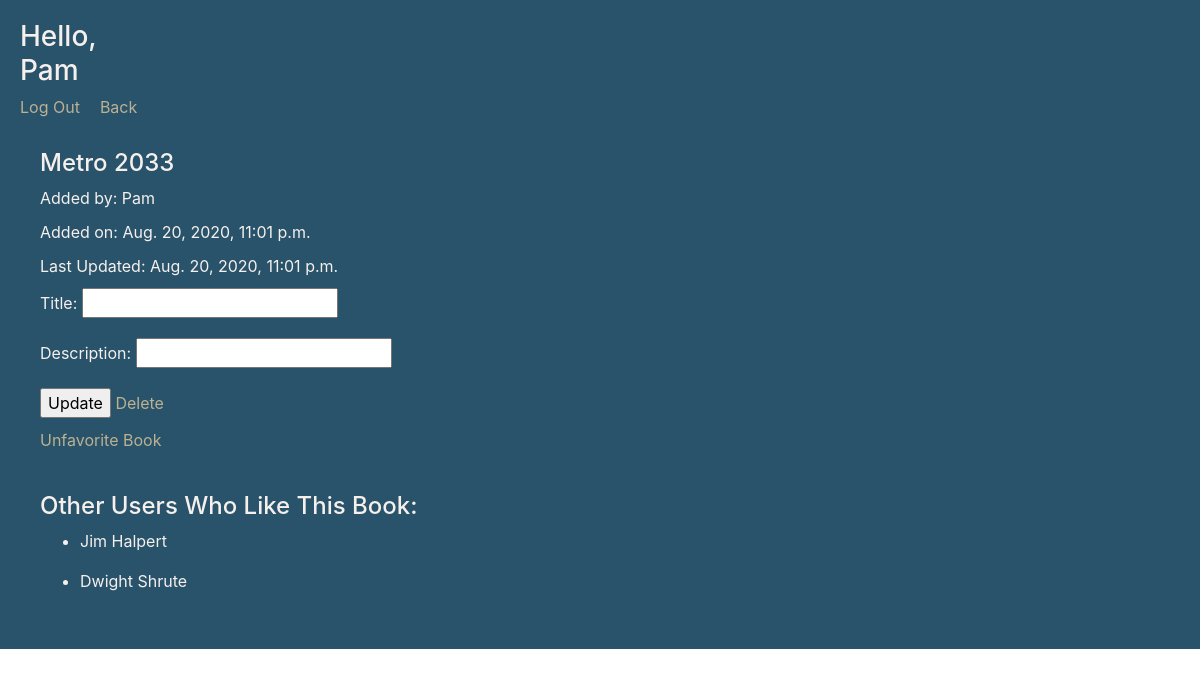
Page /books/view/3 (signed in) on the committed database.
### log_reg_app/models.py (models this page shows)
class User(models.Model):
    first_name = models.CharField(max_length=60)
    last_name = models.CharField(max_length=60)
    email = models.EmailField()
    password = models.CharField(max_length=60)
    created = models.DateTimeField(auto_now_add=True)
    updated = models.DateTimeField(auto_now=True)
    objects = UserManager()

### bookapp/models.py (models this page shows)
class Book(models.Model):
    title = models.CharField(max_length=55)
    desc = models.TextField()
    created_by = models.ForeignKey(User, related_name="user_created", default="", on_delete=models.CASCADE)
    faved_books = models.ManyToManyField(User, related_name="favorited_books")
    created = models.DateTimeField(auto_now_add=True)
    updated = models.DateTimeField(auto_now=True)

### bookapp/views.py (the view)
# urls.py: path('view/<int:id>', views.view),
def view(request, id):
    context = {
        'one_book': Book.objects.get(id=id),
        'user': User.objects.get(id=request.session['user_id'])
    }
    return render(request, 'view.html', context)

### bookapp/templates/view.html (shortened to what this page needs)
{% load static %}
<!DOCTYPE html>
<html lang="en">
<head>
    <link rel="stylesheet" href="https://stackpath.bootstrapcdn.com/bootstrap/4.5.2/css/bootstrap.min.css">
    <link rel="stylesheet" href="{% static "books.css" %}">
</head>
<body>
    <div class="container-fluid">
        <div class="nav">
            <h3>Hello, {{request.session.name}}</h3>
            <a href="/logout">Log Out</a>
            <a href="/books">Back</a>
        </div>
        <section id="view_book">
            <h4>{{ one_book.title }}</h4>
            <p>Added by: {{ one_book.created_by.first_name }}</p>
            <p>Added on: {{ one_book.created }}</p>
            <p>Last Updated: {{ one_book.updated }}</p>
            {% if request.session.user_id != one_book.created_by.id %}
                <p>Description: {{ one_book.desc }}</p>
                {% else %}
                    <form action="/books/edit_desc/{{book.id}}" method="POST">
                        <p>Title: <input type="text" name="title"></p>
                        <p>Description: <input type="text" name="desc"></p>
                        <input type="submit" value="Update">
                        <a href="/books/delete/{{one_book.id}}">Delete</a>
                    </form>
                    <a href="/books/unfavorite/{{one_book.id}}">Unfavorite Book</a>
            {% endif %}
        </section>
        <section id="view_users">
            <h4>Other Users Who Like This Book:</h4>
            {% for fave in one_book.faved_books.all %}
                <ul>
                    <li>{{ fave.first_name }} {{ fave.last_name }}</li>
                </ul>
            {% endfor %}
        </section>
    </div>
</body>
</html>

### bookapp/static/books.css (style rules this page uses)
.container-fluid { background-color: #28536B; color: #F6F0ED; padding: 20px; }
a { color: #bbb193; }
section { display: inline-block; margin: 20px; vertical-align: top; color: #F6F0ED; justify-content: space-between; }
#view_book { margin-right: 400px; }
.nav h3 { margin-right: 1300px; }
.nav a { margin-right: 20px; }
p, a, input { margin-bottom: 10px; }

### rows in the picture
User: session.name "Pam"
Book: title "Metro 2033", created_by.first_name "Pam", created "Aug. 20, 2020, 11:01 p.m.", updated "Aug. 20, 2020, 11:01 p.m."
User: first_name "Jim", last_name "Halpert"
User: first_name "Dwight", last_name "Shrute"
